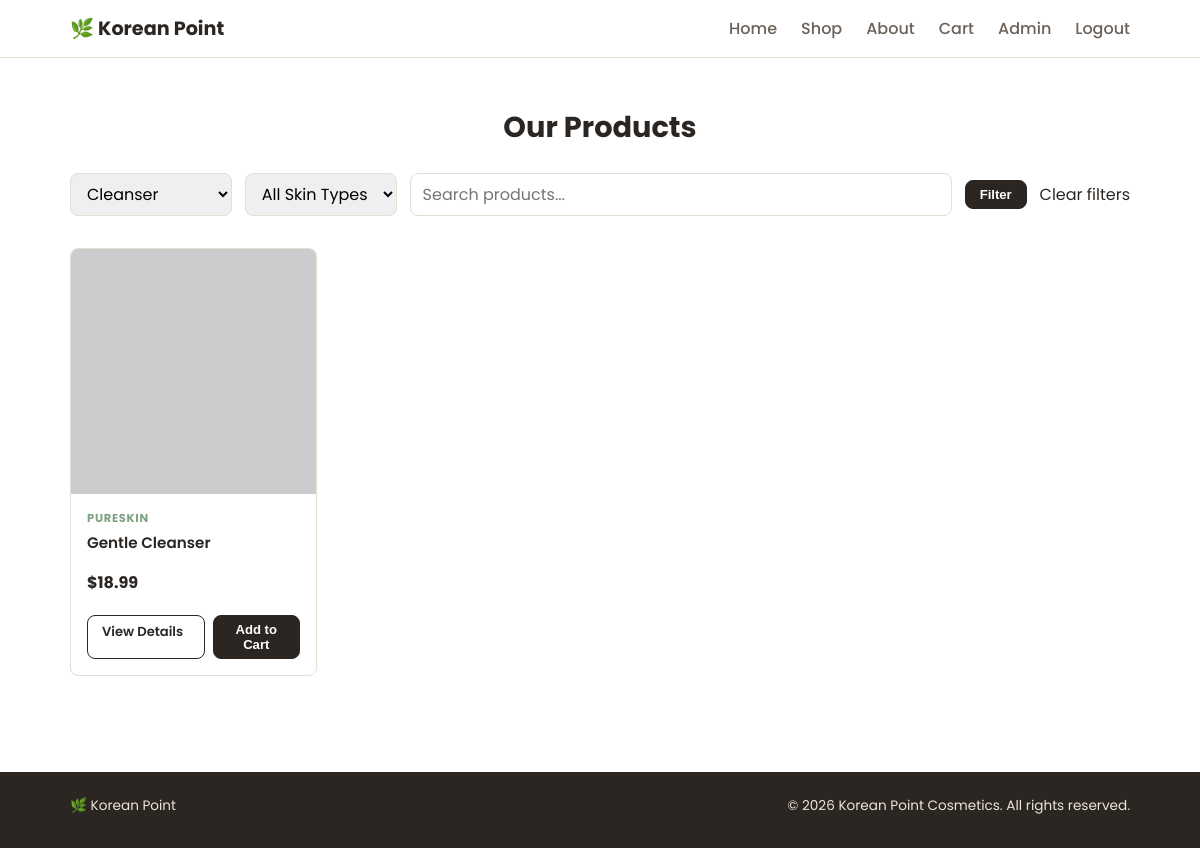
Page /src/pages/shop.php?category=Cleanser (signed in) on the committed database.
### tables this page shows
CREATE TABLE products (
    id INT PRIMARY KEY AUTO_INCREMENT,
    name VARCHAR(100) NOT NULL,
    description TEXT,
    price DECIMAL(10,2) NOT NULL,
    category VARCHAR(50),
    brand VARCHAR(50),
    skin_type VARCHAR(50),
    image_url VARCHAR(255),
    stock INT DEFAULT 10,
    created_at TIMESTAMP DEFAULT CURRENT_TIMESTAMP
);

### src/includes/functions.php (called while the page is built, shortened)
<?php
function formatPrice($price) {
    return '$' . number_format((float) $price, 2);
}

### src/pages/shop.php (the view, shortened to what this page needs)
<?php
require_once __DIR__ . '/../../config/database.php';
require_once __DIR__ . '/../includes/functions.php';
$category = trim($_GET['category'] ?? '');
$skinType = trim($_GET['skin_type'] ?? '');
$search = trim($_GET['search'] ?? '');
$sql = 'SELECT * FROM products WHERE 1=1';
$params = [];
if ($category !== '') {
    $sql .= ' AND category = ?';
    $params[] = $category;
}
$sql .= ' ORDER BY created_at DESC';
$stmt = $pdo->prepare($sql);
$stmt->execute($params);
$products = $stmt->fetchAll();
$categories = $pdo->query('SELECT DISTINCT category FROM products ORDER BY category')->fetchAll(PDO::FETCH_COLUMN);
include __DIR__ . '/../includes/header.php';
?>
<section class="section">
  <div class="container">
    <h2>Our Products</h2>
    <form method="get" class="filter-form">
      <select name="category">
        <?php foreach ($categories as $c): ?>
          <option value="<?php echo htmlspecialchars($c); ?>" <?php echo $category === $c ? 'selected' : ''; ?>><?php echo htmlspecialchars($c); ?></option>
        <?php endforeach; ?>
      </select>
      <select name="skin_type">
        <option value="">All Skin Types</option>
      </select>
      <input type="text" name="search" placeholder="Search products..." value="<?php echo htmlspecialchars($search); ?>">
      <button type="submit" class="btn btn-sm">Filter</button>
      <?php if ($category !== '' || $skinType !== '' || $search !== ''): ?>
        <a href="shop.php">Clear filters</a>
      <?php endif; ?>
    </form>
    <div class="product-grid">
      <?php if (count($products) > 0): ?>
        <?php foreach ($products as $p): ?>
          <div class="card">
            <div class="card__media">
              <img src="<?php echo htmlspecialchars($p['image_url']); ?>" alt="<?php echo htmlspecialchars($p['name']); ?>" onerror="this.src='https://via.placeholder.com/300x300/a8c3ab/ffffff?text=Skincare'">
            </div>
            <div class="card__body">
              <span class="card__brand"><?php echo htmlspecialchars($p['brand']); ?></span>
              <h3 class="card__name"><?php echo htmlspecialchars($p['name']); ?></h3>
              <div class="card__price"><?php echo formatPrice($p['price']); ?></div>
            </div>
            <div class="card__foot">
              <a href="product_details.php?id=<?php echo $p['id']; ?>" class="btn btn-outline btn-sm">View Details</a>
              <?php if ($p['stock'] > 0): ?>
                <form method="post" action="../actions/cart.php">
                  <button type="submit" class="btn btn-sm">Add to Cart</button>
                </form>
              <?php endif; ?>
            </div>
          </div>
        <?php endforeach; ?>
      <?php else: ?>
        <p class="empty">No products found. Try adjusting your filters.</p>
      <?php endif; ?>
    </div>
  </div>
</section>
<?php include __DIR__ . '/../includes/footer.php'; ?>

### src/css/style.css (style rules this page uses)
:root { --beige: #f6efe6; --sage: #a8c3ab; --sage-deep: #7fa284; --pink: #f3d4d8; --ink: #2b2622; --ink-soft: #6b6259; --white: #ffffff; --line: #e7ddd0; --radius: 8px; }
* { box-sizing: border-box; }
body { margin: 0; font-family: 'Noto Sans KR', 'Poppins', sans-serif; background: var(--white); color: var(--ink); }
img { max-width: 100%; display: block; }
a { color: inherit; text-decoration: none; }
h1, h2, h3, p { margin: 0 0 0.5rem; }
.container { max-width: 1100px; margin: 0 auto; padding: 0 20px; }
.section { padding: 3rem 0; }
.section h2 { font-family: 'Poppins', sans-serif; font-size: 1.8rem; margin-bottom: 1.5rem; text-align: center; }
.btn { display: inline-block; padding: 10px 22px; border-radius: var(--radius); font-weight: 600; font-size: 0.92rem; cursor: pointer; border: 1.5px solid var(--ink); background: var(--ink); color: var(--white); }
.btn-outline { background: transparent; color: var(--ink); }
.btn-sm { padding: 6px 14px; font-size: 0.82rem; }
.filter-form { display: flex; gap: 0.8rem; flex-wrap: wrap; align-items: center; margin-bottom: 2rem; }
.filter-form select, .filter-form input[type="text"] { padding: 8px 12px; border: 1.5px solid var(--line); border-radius: var(--radius); font: inherit; }
.filter-form input[type="text"] { flex: 1; min-width: 180px; }
.product-grid { display: grid; grid-template-columns: repeat(4, 1fr); gap: 1.5rem; }
.card { background: var(--white); border: 1px solid var(--line); border-radius: var(--radius); overflow: hidden; display: flex; flex-direction: column; }
.card__media { aspect-ratio: 1/1; background: var(--beige); }
.card__media img { width: 100%; height: 100%; object-fit: cover; }
.card__body { padding: 1rem; flex: 1; display: flex; flex-direction: column; gap: 4px; }
.card__brand { font-size: 0.72rem; text-transform: uppercase; letter-spacing: 0.06em; color: var(--sage-deep); font-weight: 700; }
.card__name { font-weight: 600; font-size: 0.95rem; }
.card__price { font-weight: 700; margin: 4px 0; }
.card__foot { padding: 0 1rem 1rem; display: flex; gap: 8px; }
.card__foot .btn, .card__foot form { flex: 1; }

### rows in the picture
products: brand "PURESKIN", name "Gentle Cleanser", price "$18.99"

### other values in the picture
form field category "Cleanser"
